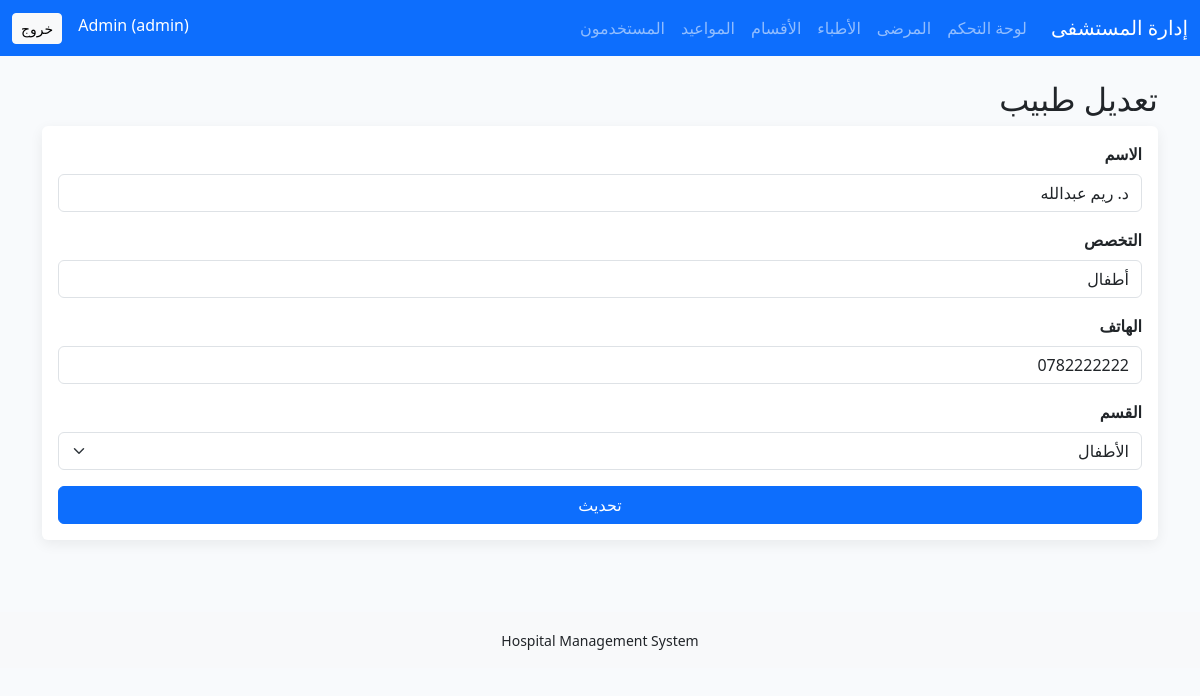
The page /doctors/edit.php?id=2 (signed in) on the database its author committed.
### tables this page shows
CREATE TABLE doctors (
  id INT AUTO_INCREMENT PRIMARY KEY,
  name VARCHAR(100) NOT NULL,
  specialization VARCHAR(100) NOT NULL,
  phone VARCHAR(30) NOT NULL,
  department_id INT NOT NULL,
  FOREIGN KEY (department_id) REFERENCES departments(id) ON DELETE CASCADE ON UPDATE CASCADE
);

CREATE TABLE departments (
  id INT AUTO_INCREMENT PRIMARY KEY,
  name VARCHAR(100) NOT NULL UNIQUE,
  description TEXT
);

### includes/functions.php (called while the page is built, shortened)
<?php
function e($v)
{
    return htmlspecialchars((string)$v, ENT_QUOTES, 'UTF-8');
}

### doctors/edit.php (the view, shortened to what this page needs)
<?php require_once '../config/db.php';
$id = (int)($_GET['id'] ?? 0);
$st = $pdo->prepare('SELECT * FROM doctors WHERE id=?');
$st->execute([$id]);
$item = $st->fetch();
$deps = $pdo->query('SELECT * FROM departments ORDER BY name')->fetchAll();
require_once '../includes/header.php'; ?>
<h2>تعديل طبيب</h2>
<form method="post" class="card card-body"><input type="hidden" name="csrf" value="<?= csrf_token() ?>">
    <div class="mb-3"><label class="form-label">الاسم</label><input name="name" value="<?= e($item['name']) ?>" class="form-control" required></div>
    <div class="mb-3"><label class="form-label">التخصص</label><input name="specialization" value="<?= e($item['specialization']) ?>" class="form-control" required></div>
    <div class="mb-3"><label class="form-label">الهاتف</label><input name="phone" value="<?= e($item['phone']) ?>" class="form-control" required></div>
    <div class="mb-3"><label class="form-label">القسم</label><select name="department_id" class="form-select" required><?php foreach ($deps as $d): ?><option value="<?= e($d['id']) ?>" <?= ($item['department_id'] == $d['id']) ? 'selected' : '' ?>><?= e($d['name']) ?></option><?php endforeach; ?></select></div><button class="btn btn-primary">تحديث</button>
</form><?php require_once '../includes/footer.php'; ?>

### assets/css/style.css (style rules this page uses)
body { background:#f8fafc }
.card { border:0;box-shadow:0 4px 14px #0001 }
.form-label { font-weight:600 }

### rows shown on the page
doctors: name "د. ريم عبدالله", specialization "أطفال", phone "0782222222", department_id "الأطفال"

### other values the page prints
current_user()['name'] "Admin"
current_user()['role'] "admin"
